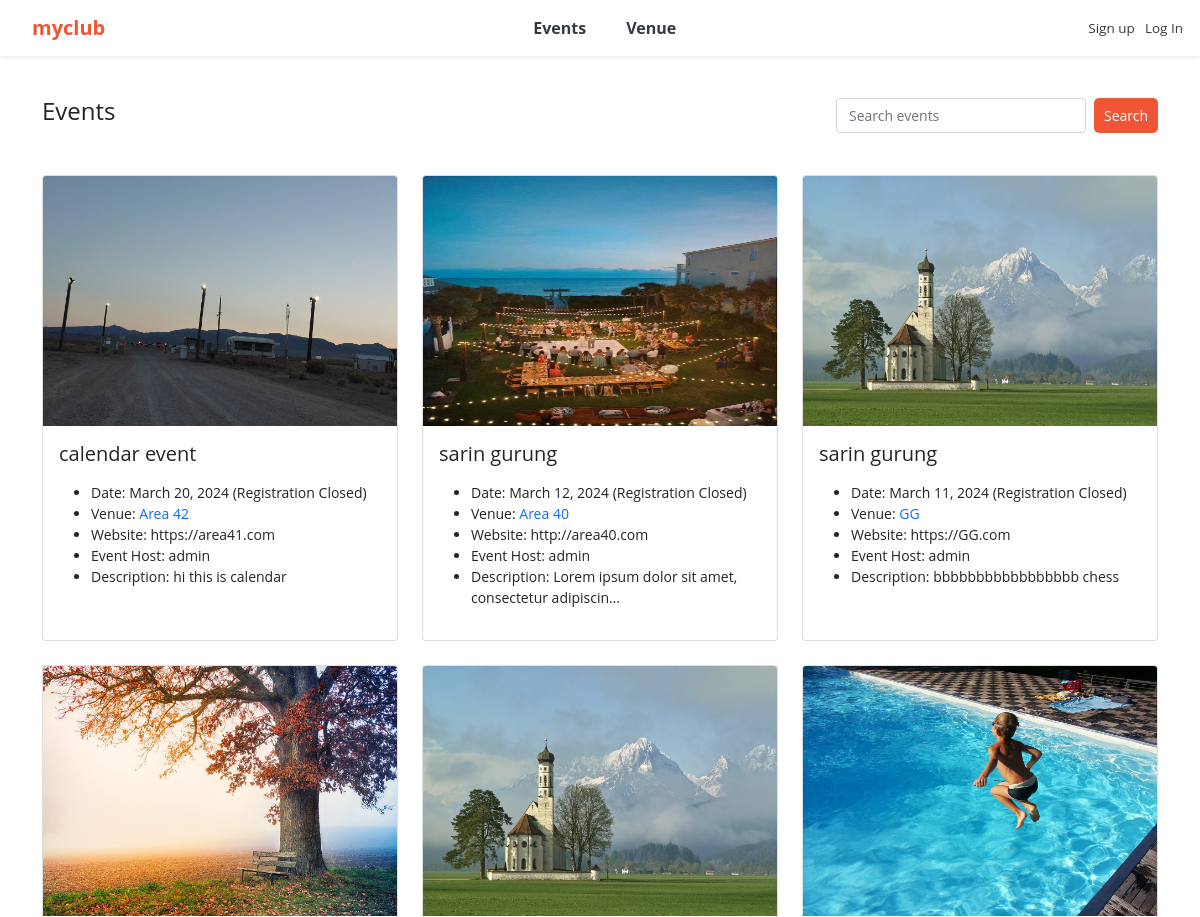
/events (upper part), run on an earlier commit of the app's database.
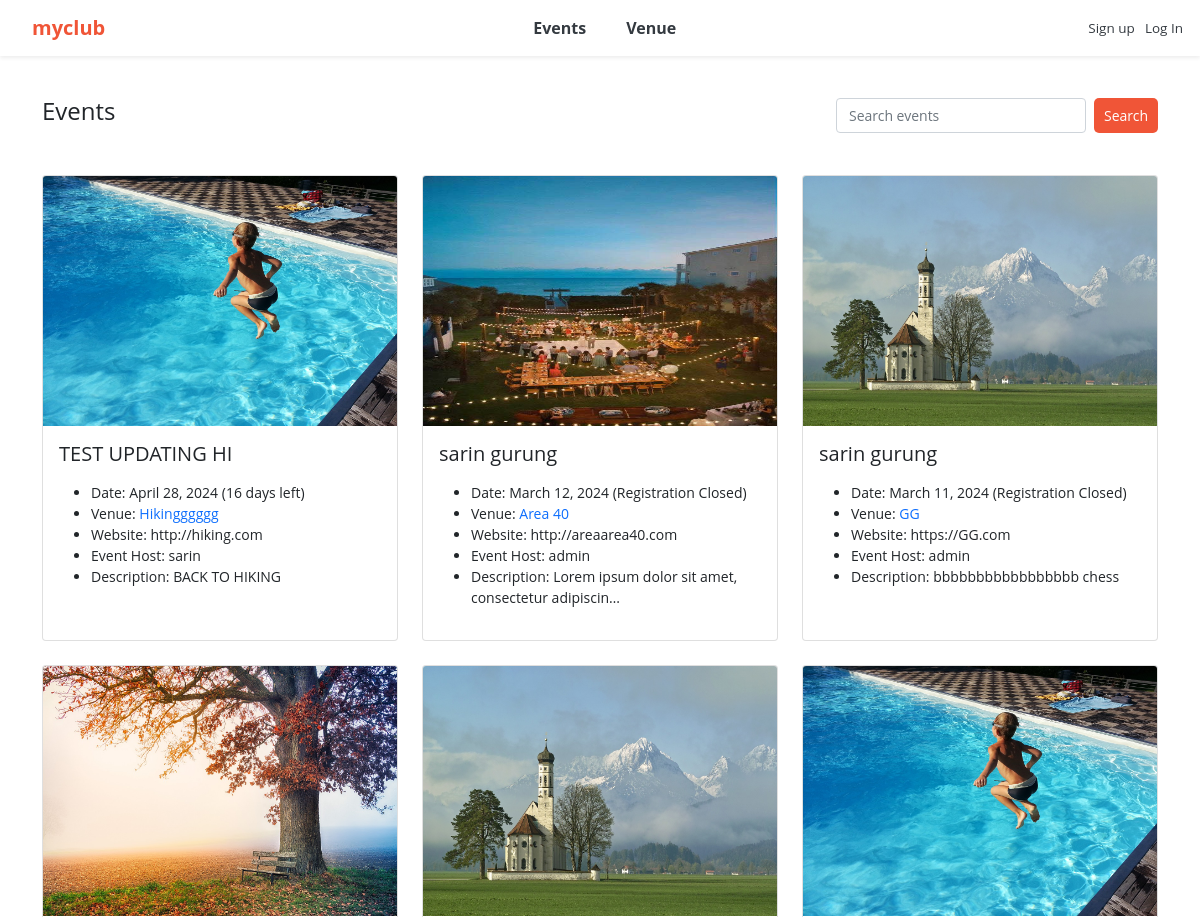
And on a later commit of the database.
### events/models.py (models this page shows)
class Event(models.Model):
	name = models.CharField('Event Name', max_length=120)
	event_date = models.DateField('Event Date', blank=False)
	venue = models.ForeignKey(Venue, blank=True, null=True, on_delete=models.CASCADE)
	manager = models.ForeignKey(User, blank=True, null=True, on_delete=models.SET_NULL)
	description = models.TextField(blank=True)
	attendees = models.ManyToManyField(MyClubUser, blank=True)
	def __str__(self):
		return self.name
	@property
	def Days_till(self):
		today = date.today()
		if self.event_date < today:
			return "Registration Closed"
		else:
			days_till = self.event_date - today
			if days_till.days == 1:
				return f"{days_till.days} day left"
			else:
				return f"{days_till.days} days left"
	class Meta:
		ordering = ['-event_date']

class Venue(models.Model):
	name = models.CharField('Venue Name', max_length=120)
	address = models.CharField(max_length=300)
	zip_code = models.CharField('Zip Code', max_length=15)
	phone = models.CharField('Contact Phone', max_length=25, blank=True)
	web = models.URLField('Website Address', blank=True)
	email_address = models.EmailField('Email Address', blank=True)
	owner = models.IntegerField("Venue Owner", blank=False, default=1)
	venue_description = models.TextField(blank=True)
	venue_image = models.ImageField(null=True, blank=True, upload_to="images/")
	def __str__(self):
		return self.name
	class Meta:
		ordering = ['name']

### events/views.py (the view)
# urls.py: path('events', views.all_events, name="list-events"),
def all_events(request):
	event_list = Event.objects.all().order_by('-event_date')
	p = Paginator(Event.objects.all(), 9)
	page = request.GET.get('page')
	events = p.get_page(page)
	nums = "a" * events.paginator.num_pages
	return render(request, 'events/event_list.html',
		{'event_list': event_list, 'events': events, 'nums':nums})

### events/templates/events/event_list.html (shortened to what this page needs)
{% extends 'events/base.html' %}
{% block content %}
	<nav class="custom-nav">
		<div>
			<h4>Events</h4>
		</div>
		<div>
			<form class="d-flex" method=POST action="{% url 'search_events' %}">
		        <input class="form-control me-2 small-search-input" type="search" placeholder="Search events" aria-label="Search" name="searched">
		        <button class="btn btn-outline-dark btn-light btn-sm btn-custom" type="submit">Search</button>
		      </form>
		</div>
	</nav>
	<br>
	<div class="row row-cols-1 row-cols-md-3 g-4">
	{% for event in events %}
	  <div class="col">
	    <div class="card h-100">
	    {% if event.venue.venue_image %}
	      <a href="{% url 'show-event' event.id %}"><img src="{{ event.venue.venue_image.url }}" class="card-img-top" alt="..." style="height: 250px; width: 100%;"></a>
	    {% endif %}
	      <div class="card-body">
	        <h5 class="card-title">{{event}}</h5>
	        <p class="card-text">
	        	<ul>
		    		{% if event.event_date %}
						<li>Date: {{ event.event_date }} ({{ event.Days_till }})</li>
					{% endif %}
					{% if event.venue %}
						<li>Venue: <a href="{% url 'show-venue' event.venue.id %}" style="text-decoration: none;">{{ event.venue }}</a></li>
					{% endif %}
					{% if event.venue.web %}
						<li>Website: {{ event.venue.web }}</li>
					{% endif %}
					{% if event.manager %}
						<li>Event Host: {{ event.manager }}</li>
					{% endif %}
					{% if event.description %}
						<li>Description: {{ event.description|linebreaksbr|truncatechars:50 }}</li>
					{% endif %}
				</ul>
	        </p>
	      </div>
	    </div>
	  </div>
	  {% endfor%}
	</div>
	<br><br><br>
{% endblock %}

### events/templates/events/base.html (shortened to what this page needs)
<!doctype html>
<html lang="en">
  <head>
    <link rel="stylesheet" href="https://cdn.jsdelivr.net/npm/bootstrap-icons@1.11.3/font/bootstrap-icons.min.css">
    <link href="https://cdn.jsdelivr.net/npm/bootstrap@5.0.2/dist/css/bootstrap.min.css" rel="stylesheet">
  </head>
  <body>
  	{% include 'events/navbar.html' %}
  	<br>
    <div class="container">
    	{% block content %}
  	  {% endblock %}
    </div>
    <br><br><br><br><br>
  </body>
</html>

### events/templates/events/navbar.html (shortened to what this page needs)
<nav class="navbar navbar-expand-lg navbar-light bg-white sticky-top text-center shadow-sm">
  <div class="container-fluid">
    <a class="navbar-brand" href="{% url 'home' %}">myclub</a>
    <div class="collapse navbar-collapse" id="navbarSupportedContent">
      <ul class="navbar-nav mx-auto mb-2 mb-lg-0">
        {% if user.is_authenticated %}
          <li class="nav-item">
            <a class="nav-link" href="{% url 'list-events' %}">Events</a>
          </li>
          <li class="nav-item">
            <a class="nav-link" href="{% url 'my_events' %}">My Event</a>
          </li>
        {% else %}
          <li class="nav-item">
            <a class="nav-link" href="{% url 'list-events' %}">Events</a>
          </li>
        {% endif %}
        {% if user.is_authenticated %}
          <li class="nav-item">
            <a class="nav-link" href="{% url 'list-venues' %}">Venue</a>
          </li>
          <li class="nav-item">
            <a class="nav-link" href="{% url 'my_venues' %}">My Venue</a>
          </li>
        {% else %}
          <li class="nav-item">
            <a class="nav-link" href="{% url 'list-venues' %}">Venue</a>
          </li>
        {% endif %}
      </ul>
    </div>
    <div class="ms-auto">
      <ul class="navbar-nav">
        {% if user.is_authenticated %}
          <li class="nav-item">
            <a class="custom-link custom-pad" href="{% url 'logout' %}">Log Out</a>
          </li>
        {% else %}
          <li class="nav-item">
            <a class="custom-link" href="{% url 'register_user' %}">Sign up</a>
          </li>
          <li class="nav-item">
            <a class="custom-link custom-pad" href="{% url 'login' %}">Log In</a>
          </li>
        {% endif %}
      </ul>
    </div>
  </div>
</nav>

### events/templates/events/base.html (style rules this page uses)
body { font-size: 14px; font-weight: 400; font-family: "Open Sans", sans-serif; background: #FFFFFF; }
.form-control { font-size: 14px; }
.custom-nav { display: flex; justify-content: space-between; align-items: center; padding-top: 20px; padding-bottom: 20px; background-color: #FFFFFF; }
.small-search-input { width: 250px; height: 35px; font-size: 14px; }
.d-flex { padding-right: 0px; }
.btn-custom { font-size: 14px; color: #FFFFFF; background-color: #f05537; cursor: pointer; padding: 5px 10px; text-decoration: none; border: none; border-radius: 5px; }

### events/templates/events/navbar.html (style rules this page uses)
:root { --bs-primary: #f05537; --bs-orange: #d1410c; }
.navbar-brand { padding-left: 20px; font-weight: bold; color: var(--bs-primary) !important; }
.navbar-nav .nav-item a.nav-link { font-size: 16px; font-weight: bold; color: #343a40; padding-left: 20px; padding-right: 20px; }
.custom-link { font-size: 13.5px; color: #343a40; text-decoration: none; }
.custom-pad { padding-right: 5px; padding-left: 10px; }

What changed in the data, as far as the page shows it:
removed Event: venue.venue_image (picture), name "calendar event", event_date "March 20, 2024", Days_till "Registration Closed", venue "Area 42", venue.web "https://area41.com", manager "admin", description "hi this is calendar"
added Event: venue.venue_image (picture), name "TEST UPDATING HI", event_date "April 28, 2024", Days_till "16 days left", venue "Hikingggggg", venue.web "http://hiking.com", manager "sarin", description "BACK TO HIKING"
changed through a linked row, Event "Area 40": venue.web "http://area40.com" → "http://areaarea40.com"
